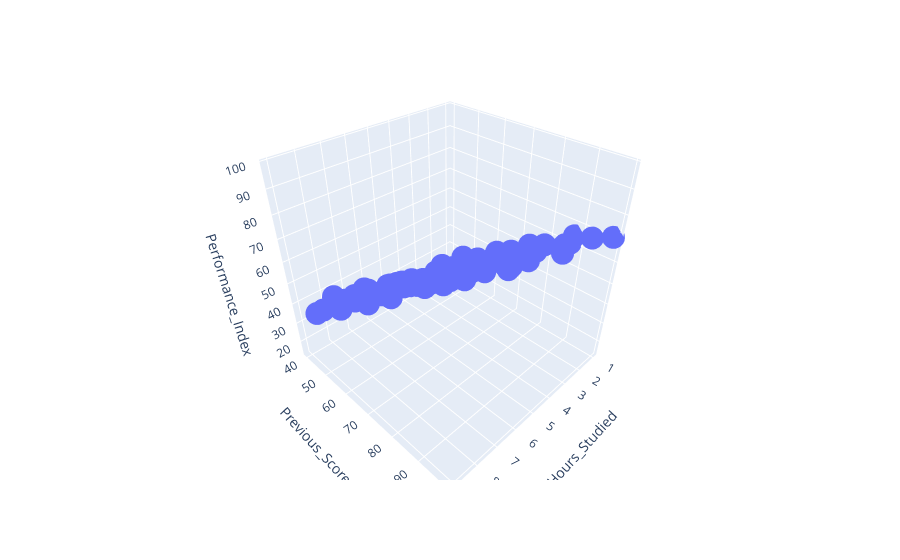

The code cell stored with this chart in its notebook:
### Code cell
px.scatter_3d(data,x='Hours_Studied',y='Previous_Scores',z='Performance_Index')

### Figure 1 — Plotly figure (JSON) as saved in the notebook; plotly's stock layout.template omitted (floating-point values rounded to 4 significant figures)
{"data": [{"hovertemplate": "Hours_Studied=%{x}<br>Previous_Scores=%{y}<br>Performance_Index=%{z}<extra></extra>", "legendgroup": "", "marker": {"color": "#636efa", "symbol": "circle"}, "mode": "markers", "name": "", "scene": "scene", "showlegend": false, "type": "scatter3d", "x": [7, 4, 8, 5, 7, 3, 7, 8, 5, 4, 8, 8, 3, 6, 5, 2, 8, 6, 2, 5, 1, 6, 9, 1, 3, 7, 4, 9, 3, 5, 3, 7, 5, 9, 7, 2, 4, 9, 2, 9, 5, 2, 4, 7, 8, 3, 1, 4, 2, 8, 4, 2, 6, 6, 4, 6, 2, 2, 4, 8, 7, 9, 8, 5, 2, 5, 8, 9, 9, 1, 9, 7, 9, 8, 1, 8, 8, 3, 1, 8, 3, 3, 1, 5, 7, 9, 7, 9, 8, 2, 1, 7, 7, 8, 5, 3, 8, 6, 3, 1], "y": [99, 82, 51, 52, 75, 78, 73, 45, 77, 89, 91, 79, 47, 47, 79, 72, 73, 83, 54, 75, 99, 96, 74, 85, 61, 62, 79, 84, 94, 90, 61, 44, 70, 52, 67, 97, 59, 72, 55, 68, 62, 63, 73, 46, 77, 76, 43, 73, 81, 61, 44, 89, 81, 62, 93, 99, 54, 70, 98, 48, 82, 97, 92, 64, 64, 88, 60, 48, 94, 87, 77, 61, 82, 62, 88, 43, 68, 54, 40, 93, 69, 68, 59, 72, 80, 83, 75, 99, 61, 52, 46, 47, 67, 84, 82, 48, 64, 95, 55, 49], "z": [91, 65, 45, 36, 66, 61, 63, 42, 61, 69, 84, 73, 27, 33, 68, 43, 67, 70, 30, 63, 71, 85, 73, 57, 35, 49, 66, 83, 74, 74, 39, 36, 58, 47, 60, 74, 42, 68, 32, 64, 45, 39, 58, 36, 71, 54, 17, 54, 58, 53, 27, 65, 75, 52, 78, 91, 33, 47, 78, 38, 70, 98, 87, 49, 41, 71, 54, 42, 91, 61, 74, 54, 81, 52, 65, 36, 61, 35, 15, 88, 45, 49, 33, 60, 71, 81, 67, 95, 58, 29, 21, 38, 60, 76, 69, 30, 57, 81, 36, 25]}], "layout": {"legend": {"tracegroupgap": 0}, "margin": {"t": 60}, "scene": {"domain": {"x": [0, 1], "y": [0, 1]}, "xaxis": {"title": {"text": "Hours_Studied"}}, "yaxis": {"title": {"text": "Previous_Scores"}}, "zaxis": {"title": {"text": "Performance_Index"}}}}}
